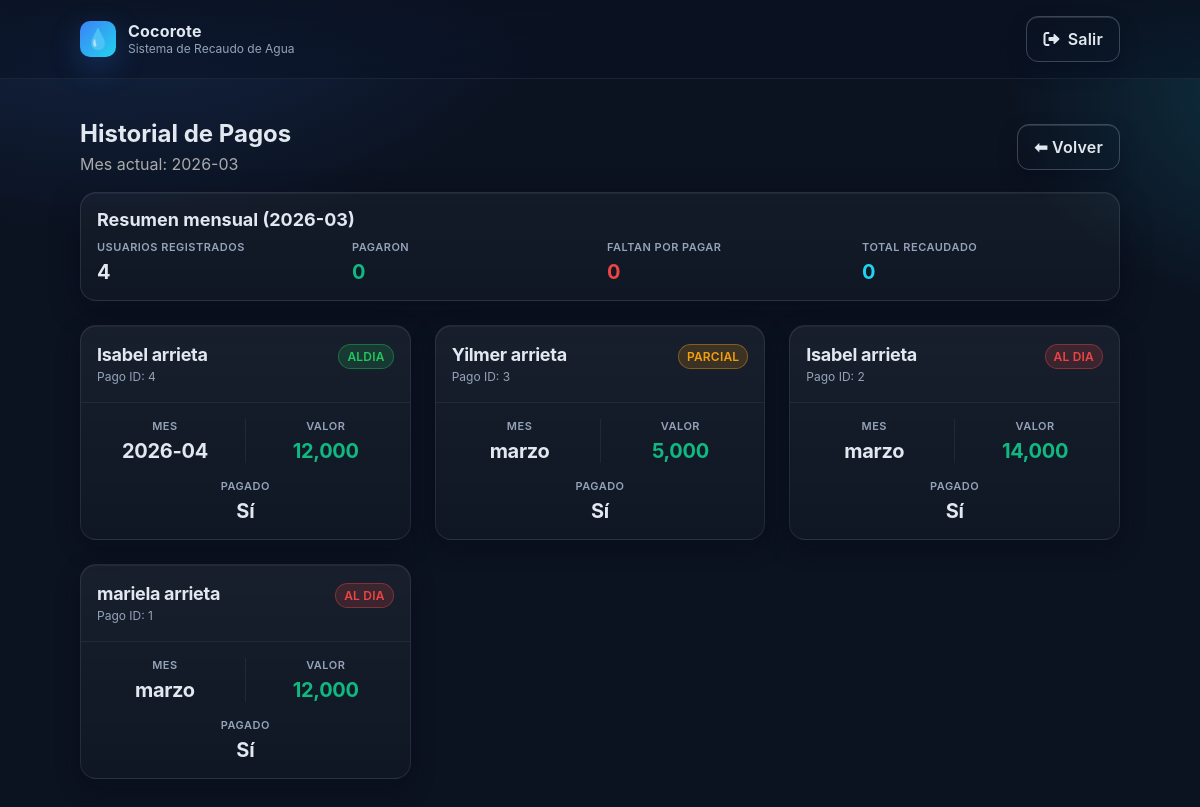
/historial (signed in), run on an earlier commit of the app's database.
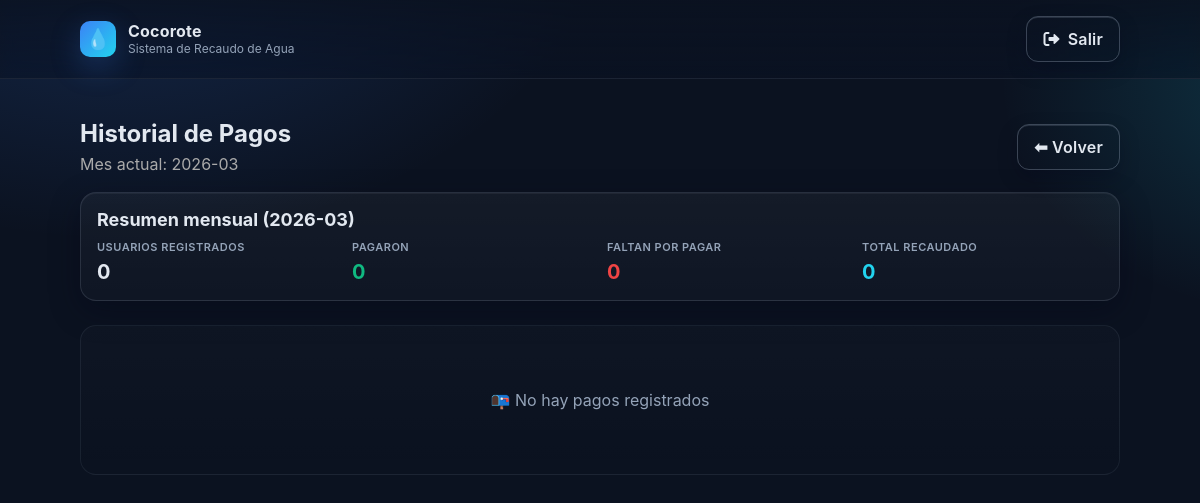
And on a later commit of the database.
### tables this page shows
CREATE TABLE pagos (
            id INTEGER PRIMARY KEY AUTOINCREMENT,
            usuario_id INTEGER,
            mes TEXT,
            valor INTEGER,
            pagado INTEGER,
            estado TEXT,
            FOREIGN KEY(usuario_id) REFERENCES usuarios(id)
        );

CREATE TABLE usuarios (
            id INTEGER PRIMARY KEY AUTOINCREMENT,
            nombre TEXT NOT NULL
        , saldo_favor INTEGER DEFAULT 0);

### app.py (the view)
@app.route("/historial")
@login_required
def historial():
    conn = get_db_connection()
    current_month = datetime.now().strftime("%Y-%m")
    query = """
    SELECT p.id, p.mes, p.valor, p.pagado, p.estado, u.nombre as usuario_nombre
    FROM pagos p
    JOIN usuarios u ON p.usuario_id = u.id
    ORDER BY p.id DESC
    """
    pagos = conn.execute(query).fetchall()
    stat_query = """
    SELECT
      (SELECT COUNT(*) FROM usuarios) AS total_usuarios,
      SUM(CASE WHEN p.pagado=1 AND p.mes=? THEN 1 ELSE 0 END) AS total_pagaron,
      SUM(CASE WHEN p.pagado=0 AND p.mes=? THEN 1 ELSE 0 END) AS total_no_pagaron,
      COALESCE(SUM(CASE WHEN p.mes=? THEN p.valor ELSE 0 END), 0) AS total_recaudado
    FROM usuarios u
    LEFT JOIN pagos p ON p.usuario_id = u.id AND p.mes = ?
    """
    stats = conn.execute(stat_query, (current_month, current_month, current_month, current_month)).fetchone()
    conn.close()
    return render_template("history.html", pagos=pagos, current_month=current_month, stats=stats)

### app.py (called while the page is built)
def login_required(view):
    @wraps(view)
    def wrapped_view(*args, **kwargs):
        if not session.get("user"):
            return redirect(url_for("login", next=request.path))
        return view(*args, **kwargs)
    return wrapped_view

### database/database.py (called while the page is built)
def get_db_connection():
    db_path = os.path.join(os.path.dirname(__file__), 'aldiaapp.db')
    conn = sqlite3.connect(db_path)
    conn.row_factory = sqlite3.Row
    return conn

### templates/history.html (shortened to what this page needs)
<!DOCTYPE html>
<html lang="es">
<head>
    <link rel="stylesheet" href="{{ url_for('static', filename='css/style.css') }}">
    <link rel="stylesheet" href="https://cdnjs.cloudflare.com/ajax/libs/font-awesome/6.0.0/css/all.min.css">
</head>
<body>
<header class="site-header">
  <div class="brand">
    <div class="logo" aria-hidden="true">💧</div>
    <div class="brand-text">
      <span class="brand-title">Cocorote</span>
      <span class="brand-subtitle">Sistema de Recaudo de Agua</span>
    </div>
    {% if session.get('user') %}
      <a class="btn ghost" href="{{ url_for('logout') }}"><i class="fas fa-sign-out-alt"></i> Salir</a>
    {% endif %}
  </div>
</header>
<main class="container">
  <section style="margin:8px 0 18px; display:flex; justify-content:space-between; align-items:center; gap:12px; flex-wrap:wrap;">
    <div>
      <h1 style="margin:0;">Historial de Pagos</h1>
      <p style="margin:6px 0 0; color:#aaa;">Mes actual: {{ current_month }}</p>
    </div>
    <a class="btn ghost" href="/">⬅ Volver</a>
  </section>
  <section class="card" style="margin-bottom:16px; padding:16px;">
    <h3 style="margin:0 0 10px;">Resumen mensual ({{ current_month }})</h3>
    <div class="stat-group" style="gap:14px;">
      <div class="stat-item" style="text-align:left;">
        <span class="stat-label">Usuarios registrados</span>
        <span class="stat-value">{{ stats['total_usuarios'] or 0 }}</span>
      </div>
      <div class="stat-item" style="text-align:left;">
        <span class="stat-label">Pagaron</span>
        <span class="stat-value positive">{{ stats['total_pagaron'] or 0 }}</span>
      </div>
      <div class="stat-item" style="text-align:left;">
        <span class="stat-label">Faltan por pagar</span>
        <span class="stat-value negative">{{ stats['total_no_pagaron'] or 0 }}</span>
      </div>
      <div class="stat-item" style="text-align:left;">
        <span class="stat-label">Total recaudado</span>
        <span class="stat-value balance">{{ '{:,.0f}'.format(stats['total_recaudado'] or 0) }}</span>
      </div>
    </div>
  </section>
  <div class="cards-grid">
    {% for pago in pagos %}
    <div class="user-card">
      <div class="card-header">
        <div class="card-info">
          <h3 class="card-name">{{ pago['usuario_nombre'] }}</h3>
          <p class="card-id">Pago ID: {{ pago['id'] }}</p>
        </div>
        {% set estado = pago['estado'] %}
        <span class="badge {{ 'status-aldia' if estado=='aldia' else 'status-parcial' if estado=='parcial' else 'status-pendiente' }}">{{ estado }}</span>
      </div>
      <div class="card-body">
        <div class="stat-group">
          <div class="stat-item">
            <span class="stat-label">Mes</span>
            <span class="stat-value">{{ pago['mes'] }}</span>
          </div>
          <div class="stat-item">
            <span class="stat-label">Valor</span>
            <span class="stat-value positive">{{ '{:,.0f}'.format(pago['valor']) }}</span>
          </div>
        </div>
        <div class="stat-group">
          <div class="stat-item full-width">
            <span class="stat-label">Pagado</span>
            <span class="stat-value">{{ 'Sí' if pago['pagado'] else 'No' }}</span>
          </div>
        </div>
      </div>
    </div>
    {% else %}
    <div class="empty-state">
      <p>📭 No hay pagos registrados</p>
    </div>
    {% endfor %}
  </div>
</main>
</body>
</html>

### static/css/style.css (style rules this page uses)
:root { --bg:#0b1220; --card:#11192b; --muted:#94a3b8; --text:#e2e8f0; --brand:#3b82f6; --brand-600:#2563eb; --brand-700:#1d4ed8; --accent:#22d3ee; --ring: 0 0 0 4px color-mix(in oklab, var(--brand) 20%, transparent); color-scheme: dark; }
* { box-sizing:border-box; }
html,body { height:100%; }
body { font-family: 'Inter', system-ui, -apple-system, Segoe UI, Roboto, Arial, sans-serif; background: radial-gradient(1200px 800px at 10% -10%, rgba(59,130,246,.22), transparent 40%), radial-gradient(800px 600px at 110% 10%, rgba(34,211,238,.18), transparent 40%), var(--bg); color:var(--text); margin:0; -webkit-font-smoothing:antialiased; -moz-osx-font-smoothing:grayscale; }
.site-header { position:sticky; top:0; z-index:10; backdrop-filter:saturate(1.3) blur(8px); background:linear-gradient(180deg, rgba(11,18,32,.85), rgba(11,18,32,.55)); border-bottom:1px solid rgba(148,163,184,.12); }
.brand { max-width:1080px; margin:0 auto; padding:16px 20px; display:flex; align-items:center; gap:12px; }
.logo { width:36px; height:36px; display:grid; place-items:center; background:linear-gradient(135deg, var(--brand), var(--accent)); border-radius:10px; font-size:20px; box-shadow:0 10px 30px rgba(59,130,246,.25); }
.brand-text { display:flex; flex-direction:column; line-height:1; }
.brand-title { font-weight:700; letter-spacing:.2px; }
.brand-subtitle { color:var(--muted); font-size:12px; margin-top:4px; }
.container { max-width:1080px; margin:0 auto; padding:32px 20px; }
.btn { --bg:var(--card); --fg:var(--text); --bd:rgba(148,163,184,.2); display:inline-flex; align-items:center; justify-content:center; gap:8px; text-decoration:none; cursor:pointer; user-select:none; padding:12px 16px; border-radius:12px; border:1px solid var(--bd); transition:all .2s ease; font-weight:600; letter-spacing:.2px; box-shadow:0 1px 0 0 rgba(148,163,184,.2) inset, 0 8px 20px rgba(2,6,23,.24); }
.btn.ghost { background:transparent; color:var(--text); border-color:rgba(148,163,184,.35); }
.card { background:linear-gradient(180deg, rgba(255,255,255,.04), rgba(255,255,255,.02)); border:1px solid rgba(148,163,184,.18); border-radius:16px; padding:18px 16px; box-shadow:0 10px 30px rgba(2,6,23,.35), inset 0 1px rgba(255,255,255,.05); }
.card h3 { margin:0 0 8px; font-size:18px; }
.cards-grid { display:grid; gap:16px; grid-template-columns:1fr; margin-top:24px; }
@media (min-width:640px) { .cards-grid { grid-template-columns:repeat(2, minmax(0, 1fr)); gap:20px; } }
@media (min-width:1024px) { .cards-grid { grid-template-columns:repeat(3, minmax(0, 1fr)); gap:24px; } }
.stat-group { display:flex; gap:12px; margin-bottom:16px; }
.stat-group:last-child { margin-bottom:0; }
.stat-item { flex:1; text-align:center; }
.stat-label { display:block; font-size:11px; color:var(--muted); text-transform:uppercase; letter-spacing:.5px; margin-bottom:6px; font-weight:600; }
.stat-value { display:block; font-size:20px; font-weight:700; letter-spacing:-.3px; word-break:break-word; }
.stat-value.positive { color:#10b981; }
.stat-value.negative { color:#ef4444; }
.stat-value.balance { color:var(--accent); }
.empty-state { grid-column:1 / -1; text-align:center; padding:48px 20px; color:var(--muted); background:linear-gradient(180deg, rgba(255,255,255,.02), transparent); border:1px solid rgba(148,163,184,.1); border-radius:16px; font-size:16px; }
h1 { text-align:inherit; }

What changed in the data, as far as the page shows it:
removed pagos: usuario_nombre "Isabel arrieta", id "4", estado "ALDIA", mes "2026-04", valor "12,000", pagado "Sí"
removed pagos: usuario_nombre "Yilmer arrieta", id "3", estado "PARCIAL", mes "marzo", valor "5,000", pagado "Sí"
removed pagos: usuario_nombre "Isabel arrieta", id "2", estado "AL DIA", mes "marzo", valor "14,000", pagado "Sí"
removed pagos: usuario_nombre "mariela arrieta", id "1", estado "AL DIA", mes "marzo", valor "12,000", pagado "Sí"
Also different on the page:
{{ stats['total_usuarios'] or 0 }}: "4" → "0"
text now shown: "📭 No hay pagos registrados"
